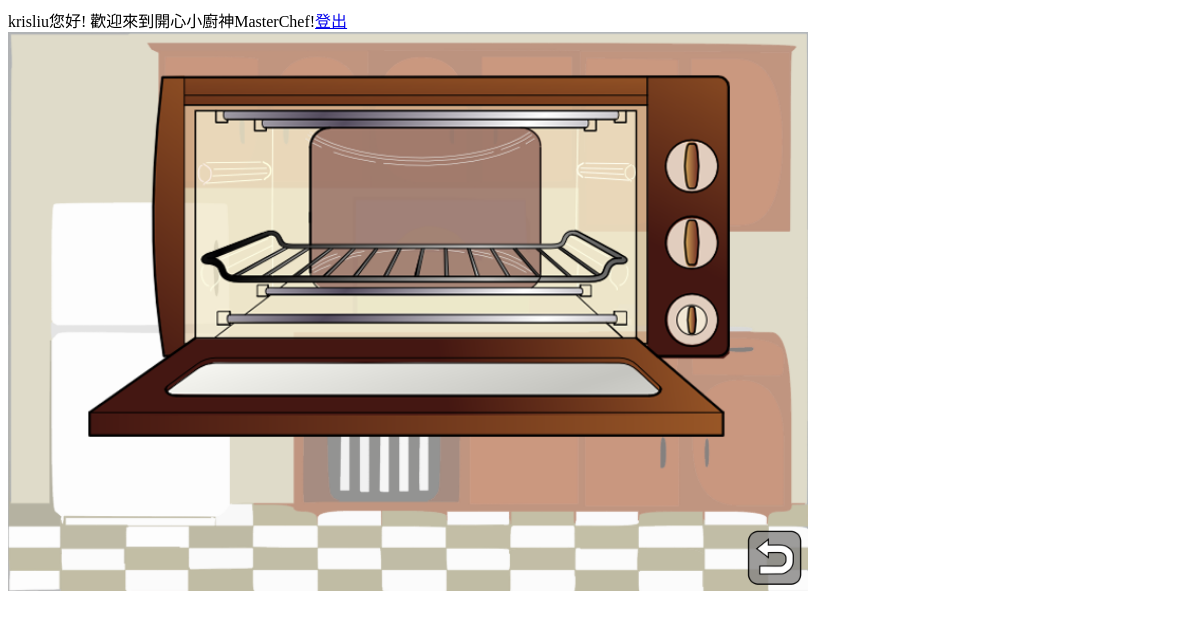
The page /masterchef/breadoven.php (signed in) on the database as committed earlier.
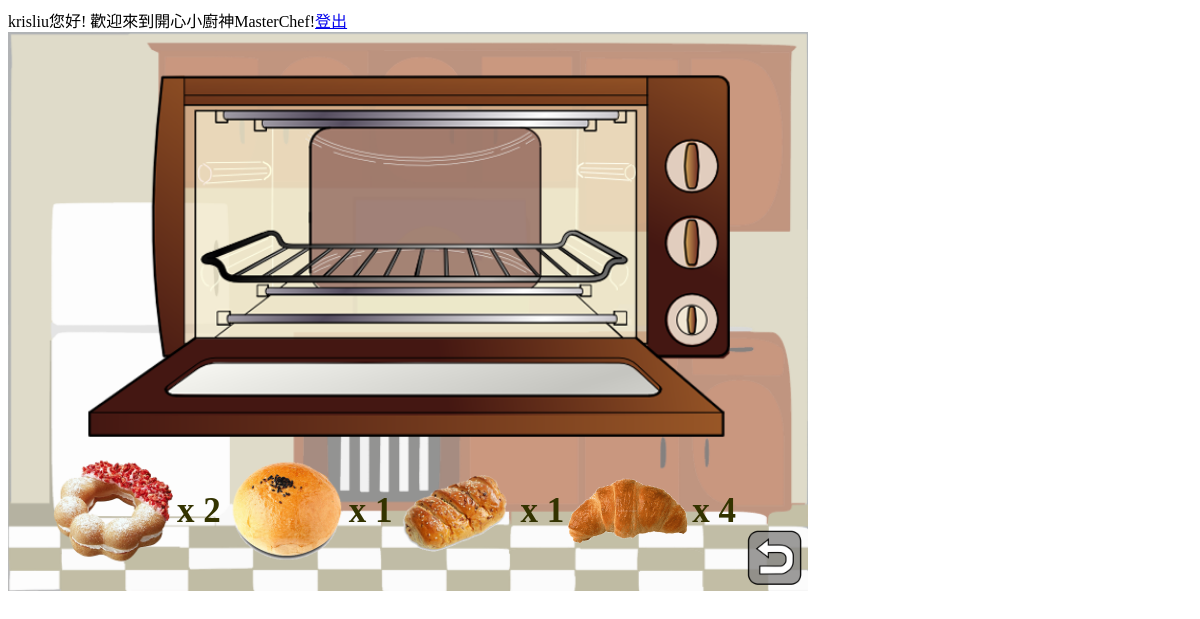
The same page on the database as committed later.
### tables this page shows
CREATE TABLE IF NOT EXISTS `breadoven` (
  `uid` int(11) NOT NULL,
  `user` varchar(11) NOT NULL,
  `name` varchar(20) NOT NULL,
  `amount` int(11) NOT NULL,
  `exp` int(11) NOT NULL,
  `time` int(11) NOT NULL,
  `cash` int(11) NOT NULL,
  `sold` int(11) NOT NULL
);

### masterchef/breadoven.php (the view, shortened to what this page needs)
<?php
require("config.php");
?>
<head>
</head>
<html>
<body>
    <div class="container">
		<div>
            <div id="droppable" class="ui-widget-header">
				<img src ="pics\ovenhome.png" style="z-index:1" width="800px" id="bread">
			</div>
		</div>
	</div>
<div class="equipment">
<table>
<?php
$sql = "select * from breadoven where amount>0;";
$results=mysqli_query($conn,$sql);
echo "<tr>";
while ($rs=mysqli_fetch_array($results)) {
	$src = $rs['name'];
	if($rs['status']==0)
	echo "<td><a class=\"js-open-modal btn\" href=\"#\" data-modal-id=\"buy{$rs['uid']}\">
	<img src=\"pics\\{$src}.png\" width=\"120px\"></a></td>";
	echo "<td>x " , $rs['amount'] ,"</td>" ;
}
echo"</tr>";
?>
</table>
</div>
<div class="Back" style="z-index:15">
<a href="home.php"><img src="pics/unnamed.png" id="back" width="60px" height="auto" ></a>
</div>
</body>
</html>

Rows that differ between the two databases and show on the page:
added breadoven: name (picture), amount "2"
added breadoven: name (picture), amount "1"
added breadoven: name (picture), amount "1"
added breadoven: name (picture), amount "4"
